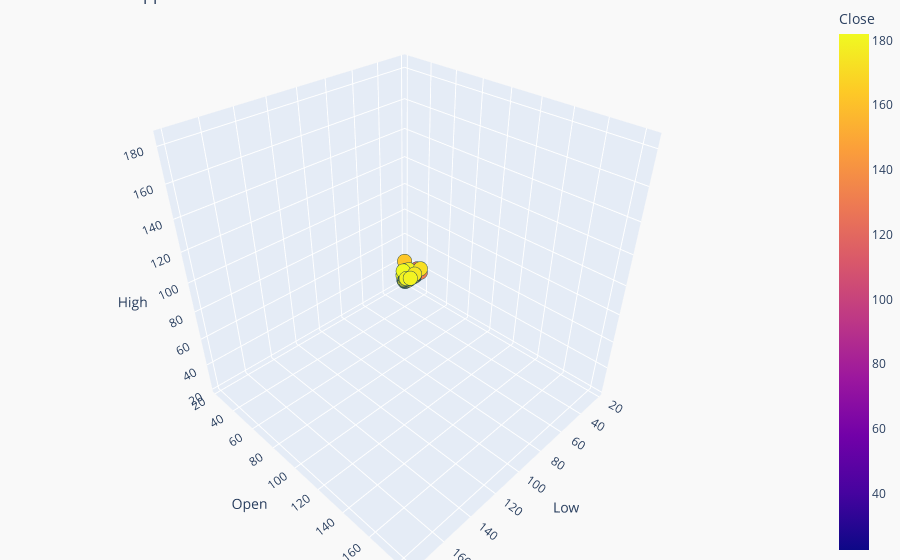

The notebook cell this image was saved under:
### Markdown cell above
### Customizing the 3D Scatter Plot (5 dimensions) with Plotly

### Code cell
#create line 3d plot for Open , High , Low , Close , Adj Close , Volume 
data=px.data.stocks(indexed=False)
figure = px.scatter_3d(dataAapl, x='Low', y='Open', z='High',
                    color="Close",size="Volume"
                    , title='3D Plot for Apple Inc. from 2015-01-01 to 2021-01-01'
                    )
figure.update_traces(marker=dict(size=5, line=dict(width=1.5, color='DarkSlateGrey'))) #update the traces of the plot
figure.update_layout(margin=dict(l=0, r=0, b=0, t=0), 
                     paper_bgcolor='#f9f9f9',datarevision='Date'
                     
                    )#xslider is a slider for x axis,paper_bgcolor is the background color of the plot,margin is the margin of the plot of the plot left, right, bottom, top


figure.show() #show the plot

### Figure 1 — Plotly figure (JSON) as saved in the notebook; plotly's stock layout.template omitted (floating-point values rounded to 4 significant figures; data arrays with more than 128 entries replaced by an {"elided": "..."} marker saying what was removed)
{"data": [{"hovertemplate": "Low=%{x}<br>Open=%{y}<br>High=%{z}<br>Volume=%{marker.size}<br>Close=%{marker.color}<extra></extra>", "legendgroup": "", "marker": {"color": {"elided": "1793 float values"}, "coloraxis": "coloraxis", "line": {"color": "DarkSlateGrey", "width": 1.5}, "size": 5, "sizemode": "area", "sizeref": 1622000.0, "symbol": "circle"}, "mode": "markers", "name": "", "scene": "scene", "showlegend": false, "type": "scatter3d", "x": {"elided": "1793 float values"}, "y": {"elided": "1793 float values"}, "z": {"elided": "1793 float values"}}], "layout": {"coloraxis": {"colorbar": {"title": {"text": "Close"}}, "colorscale": [[0.0, "#0d0887"], [0.1111, "#46039f"], [0.2222, "#7201a8"], [0.3333, "#9c179e"], [0.4444, "#bd3786"], [0.5556, "#d8576b"], [0.6667, "#ed7953"], [0.7778, "#fb9f3a"], [0.8889, "#fdca26"], [1.0, "#f0f921"]]}, "datarevision": "Date", "legend": {"itemsizing": "constant", "tracegroupgap": 0}, "margin": {"b": 0, "l": 0, "r": 0, "t": 0}, "paper_bgcolor": "#f9f9f9", "scene": {"domain": {"x": [0.0, 1.0], "y": [0.0, 1.0]}, "xaxis": {"title": {"text": "Low"}}, "yaxis": {"title": {"text": "Open"}}, "zaxis": {"title": {"text": "High"}}}, "title": {"text": "3D Plot for Apple Inc. from 2015-01-01 to 2021-01-01"}}}
